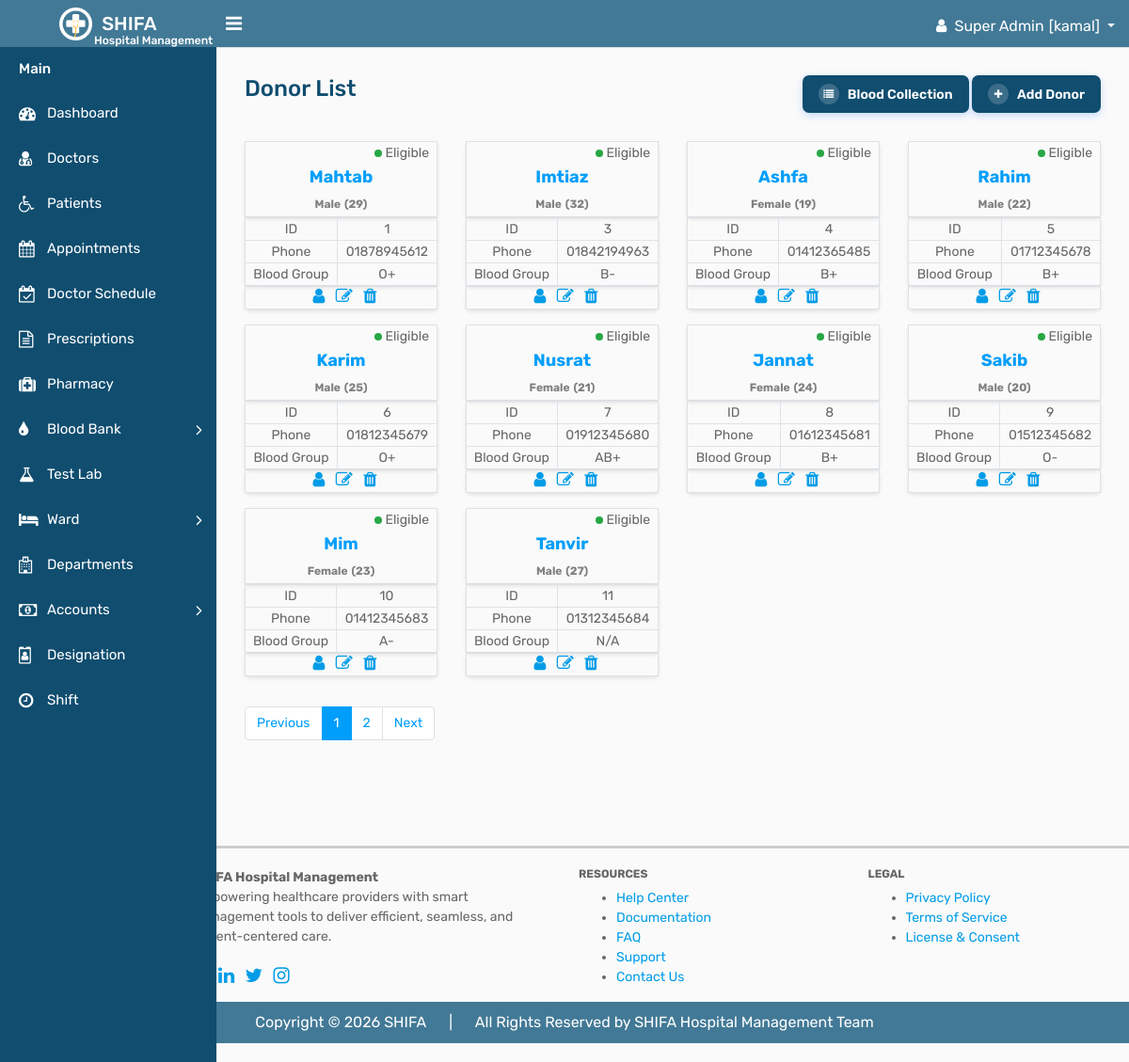
The page /blood_bank/donor/donor.php (signed in) on the database as committed earlier.
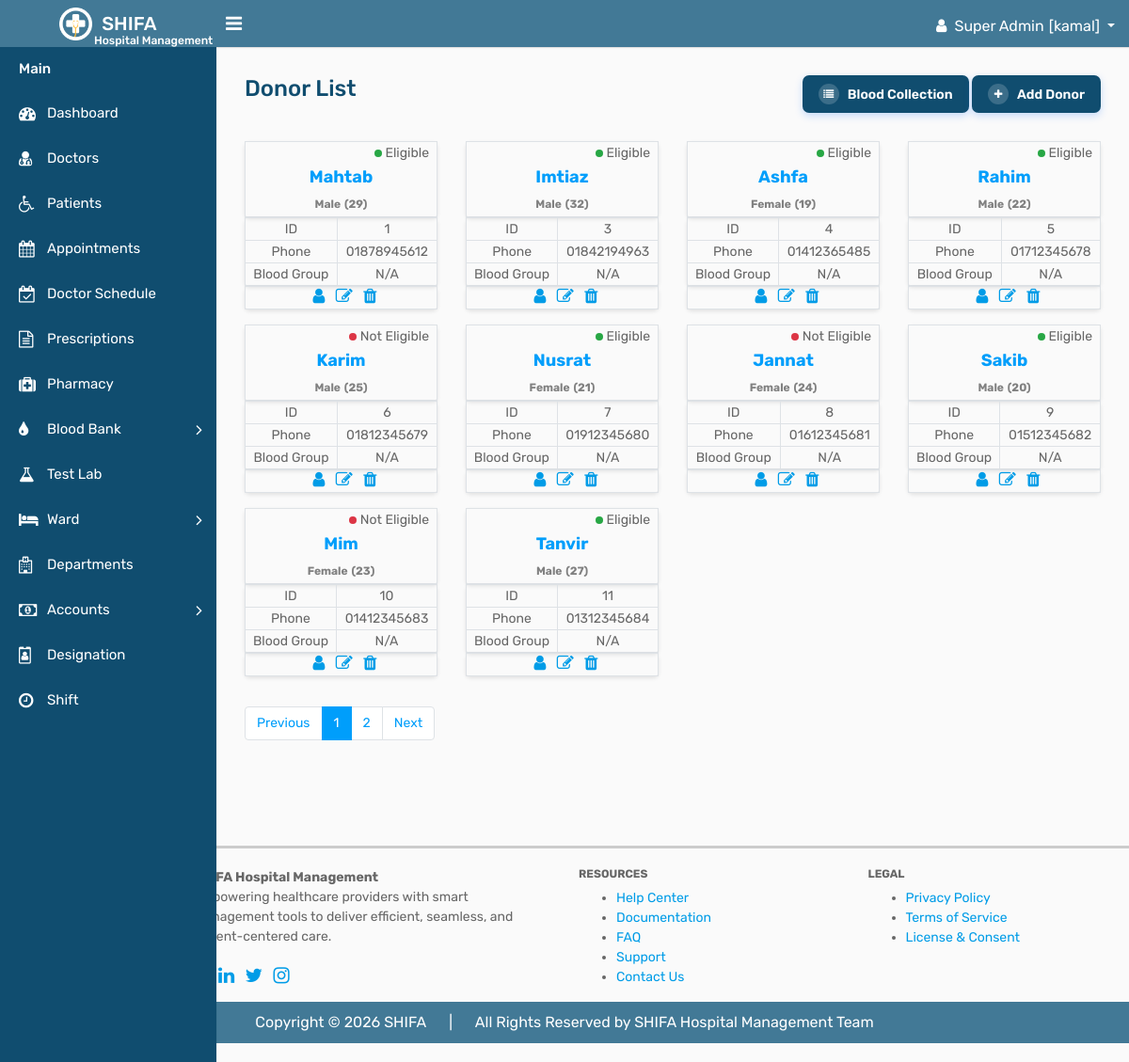
The same page on the database as committed later.
### tables this page shows
CREATE TABLE `donor` (
  `id` int(11) NOT NULL,
  `donor_name` varchar(255) DEFAULT NULL,
  `age` int(11) DEFAULT NULL,
  `gender` int(4) DEFAULT NULL COMMENT '1=male, 2=female',
  `phone` varchar(11) DEFAULT NULL,
  `address` varchar(255) DEFAULT NULL,
  `blood_group` varchar(10) DEFAULT NULL,
  `last_donation` date DEFAULT NULL,
  `donor_eligibility` int(4) DEFAULT NULL COMMENT '1=Eligible, 2=\r\nNot Eligible',
  `created_at` timestamp NULL DEFAULT NULL,
  `updated_at` timestamp NULL DEFAULT NULL,
  `deleted_at` timestamp NULL DEFAULT NULL
);

### crud/crud_class.php (called while the page is built, shortened)
<?php
class crud_class{
    private $host = "localhost";
    private $username = "root";
    private $password = "";
    private $database = "shifa";
    public $conn;
    public function __construct(){
        $this->conn = new mysqli($this->host, $this->username, $this->password, $this->database);
    }
    public function common_select($table, $columns = "*", $where = [],$where_condition = "AND", $order_by = "",
        $sort_order = "ASC",$limit = "",$offset = ""){
        $result=[
            "status"=>false,
            "data"=>[],
            "message"=>""
        ];
        $sql = "SELECT $columns FROM $table";
        if(!empty($where)){
            $where_clauses = [];
            foreach($where as $column => $value){
                $where_clauses[] = "$table" . "." . "$column = '" . $this->conn->real_escape_string($value) . "'";
            }
            $sql .= " WHERE " . implode(" $where_condition ", $where_clauses);
            $sql .= " AND deleted_at IS NULL";
        }else{
            $sql .= " WHERE deleted_at IS NULL";
        }
        if(!empty($order_by)){
            $sql .= " ORDER BY $order_by $sort_order";
        }
        if(!empty($limit)){
            $sql .= " LIMIT $limit";
        }
        $rs = $this->conn->query($sql);
        if($rs->num_rows > 0){
            $result["status"] = true;
            $result["message"] = "Records found";
            while($row = $rs->fetch_object()){
                $result["data"][] = $row;
            }
            return $result;
        } else {
            $result["message"] = "No records found";
            return $result;
        }
    }
}

### component/connection.php (called while the page is built, shortened)
<?php
    $base_url = "http://localhost/shifa/";
    require_once  ($_SERVER['DOCUMENT_ROOT'] . "/shifa/crud/crud_class.php");
    $crud = new crud_class();
?>

### blood_bank/donor/donor.php (the view, shortened to what the changed rows need)
<?php require_once "../../component/header.php"; ?>
<?php require_once "../../component/sidebar.php"; ?>
 <div class="page-wrapper">
    <div class="content">
        <div class="row">
        <?php
        if(isset($_GET['page']) && is_numeric($_GET['page'])){
            $page = (int)$_GET['page'];
            } else {
            $page = 1;
        }
        $donors = $crud->common_select("donor",'*',[],'AND','id','ASC',10,($page-1)*10);
        if ($donors['status']) {
            foreach ($donors['data'] as $donor) { ?>
        <div class="col-sm-6 col-md-3 mb-3">
            <table class="w-100" style="border: 1px solid #dee2e6; border-radius: 5px; box-shadow: 0 2px 4px rgba(0, 0, 0, 0.1);">
                <tr>
                    <td colspan="2" class="text-right pr-2"><?php if ($donor->donor_eligibility == '1') { ?><span style="display:inline-block;width:8px;height:8px;background:#28a745;border-radius:50%;"></span> Eligible
                    <?php } else { ?><span style="display:inline-block;width:8px;height:8px;background:#dc3545;border-radius:50%;"></span> Not Eligible<?php } ?></td>
                </tr>
                <tr>
                    <th class="text-center" colspan="2" style="font-size: 18px; color: #009efb;"><?= htmlspecialchars($donor->donor_name) ?><br>
                            <?php if ($donor->gender == 1) { ?>
                        <span style="font-size: 12px; color: gray;">Male</span>
                            <?php } else { ?>
                        <span style="font-size: 12px; color: gray;">Female</span>
                            <?php } ?>
                        <span style="font-size: 12px; color: gray;">(<?= htmlspecialchars($donor->age) ?>)</span>
                    </th>
                </tr>
            </table>
            <table border="1" class="w-100" style="border: 1px solid #dee2e6; border-radius: 5px; box-shadow: 0 2px 4px rgba(0, 0, 0, 0.1);">
                <tr class="text-center">
                    <td>ID</td>
                    <td><?= htmlspecialchars($donor->id) ?></td>
                </tr>
                <tr class="text-center">
                    <td>Phone</td>
                    <td><?= htmlspecialchars($donor->phone) ?></td>
                </tr>
                <tr class="text-center">
                    <td>Blood Group</td>
                    <td>
                    <?php
                        $bloodGroups = [1 => 'A+',2 => 'A-',3 => 'B+',4 => 'B-',5 => 'AB+',6 => 'AB-',7 => 'O+',8 => 'O-'];
                    ?>
                    <?= htmlspecialchars($bloodGroups[(int)$donor->blood_group] ?? 'N/A') ?>
                    </td>
                </tr>
            </table>
            <table class="w-100" style="border: 1px solid #dee2e6; border-radius: 5px; box-shadow: 0 2px 4px rgba(0, 0, 0, 0.1);">
                <tr>
                    <td colspan="2" class="text-center">
                        <a href="<?= $base_url ?>blood_bank/donor/view_donor.php?id=<?= $donor->id ?>"><i class="fa fa-user pl-2" style="font-size: 18px;"></i></a>
                        <a href="<?= $base_url ?>blood_bank/donor/edit_donor.php?id=<?= $donor->id ?>"><i class="fa fa-edit pl-2" style="font-size: 18px;"></i></a>
                        <a onclick="return confirm('Are you sure you want to delete this donor?')" href="<?= $base_url ?>blood_bank/donor/delete_donor.php?id=<?= $donor->id ?>"><i class="fa fa-trash pl-2" style="font-size: 18px;"></i></a>
                    </td>
                </tr>
            </table>
        </div>
        <?php }} ?>
    </div>
</div>
</div>
<?php require_once "../../component/footer.php" ?>

Rows that differ between the two databases and show on the page:
changed donor "Mahtab": blood_group "O+" → "N/A"
changed donor "Imtiaz": blood_group "B-" → "N/A"
changed donor "Ashfa": blood_group "B+" → "N/A"
changed donor "Rahim": blood_group "B+" → "N/A"
changed donor "Karim": blood_group "O+" → "N/A"; donor_eligibility "Eligible" → "Not Eligible"
changed donor "Nusrat": blood_group "AB+" → "N/A"
changed donor "Jannat": blood_group "B+" → "N/A"; donor_eligibility "Eligible" → "Not Eligible"
changed donor "Sakib": blood_group "O-" → "N/A"
changed donor "Mim": blood_group "A-" → "N/A"; donor_eligibility "Eligible" → "Not Eligible"
